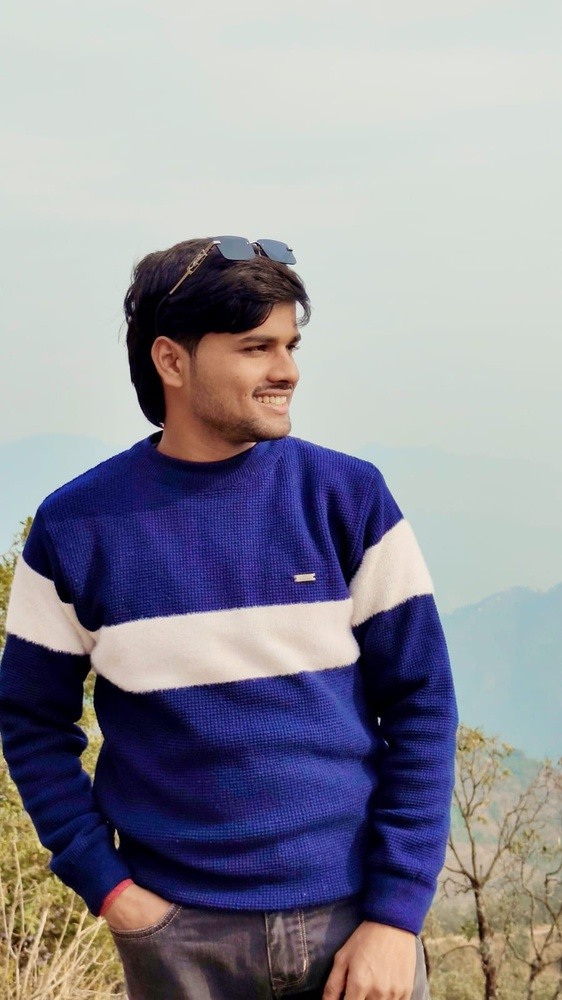
#> input picture input.jpg, 562 x 1000 px, shrunk from 899 x 1599 before the run
$ python Q3.PY
#> lines starting #> are read from the running program, lines starting #| are printed output that depends on the picture; after the words box and inside, x2 and y2 are one past the last pixel; in counts of white or black regions, pixels touching at a corner belong together
# image_professional.py

import cv2
import logging
from pathlib import Path


class EdgeDetector:
    """
    Edge Detection Pipeline:
    - Load image
    - Convert to grayscale
    - Apply Canny edge detection
    - Display results
    """

    def __init__(self, image_path: str):
        self.image_path = Path(image_path)
        self.image = None
        self.gray = None
        self.edges = None

        logging.basicConfig(level=logging.INFO, format="%(levelname)s: %(message)s")

    def load_image(self) -> None:
        """Load image from file"""
        if not self.image_path.exists():
            logging.error("Image file not found")
            raise FileNotFoundError("Invalid image path")

        self.image = cv2.imread(str(self.image_path))
#> self.image is the input picture: shape (1000, 562, 3); mean B, G, R 152.1, 142, 143.1

        if self.image is None:
            raise ValueError("Failed to load image")

        logging.info("Image loaded successfully")

    def convert_to_grayscale(self) -> None:
        """Convert image to grayscale"""
        self.gray = cv2.cvtColor(self.image, cv2.COLOR_BGR2GRAY)
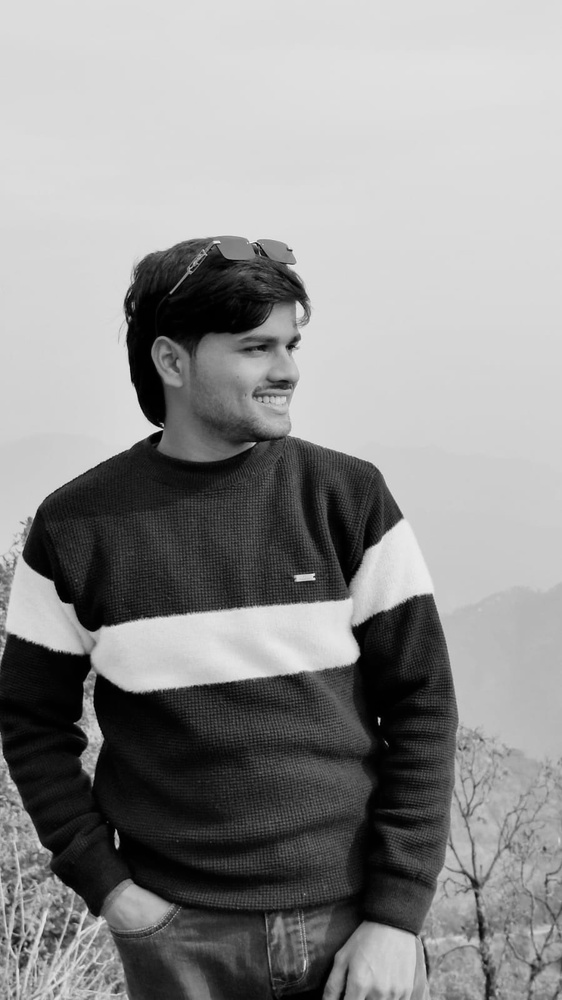
#> self.gray: shape (1000, 562); min 0, max 248, mean 143.5
        logging.info("Converted to grayscale")

    def detect_edges(self) -> None:
        """Apply Canny edge detection"""
        # Thresholds can be tuned for better results
        self.edges = cv2.Canny(self.gray, 100, 200)
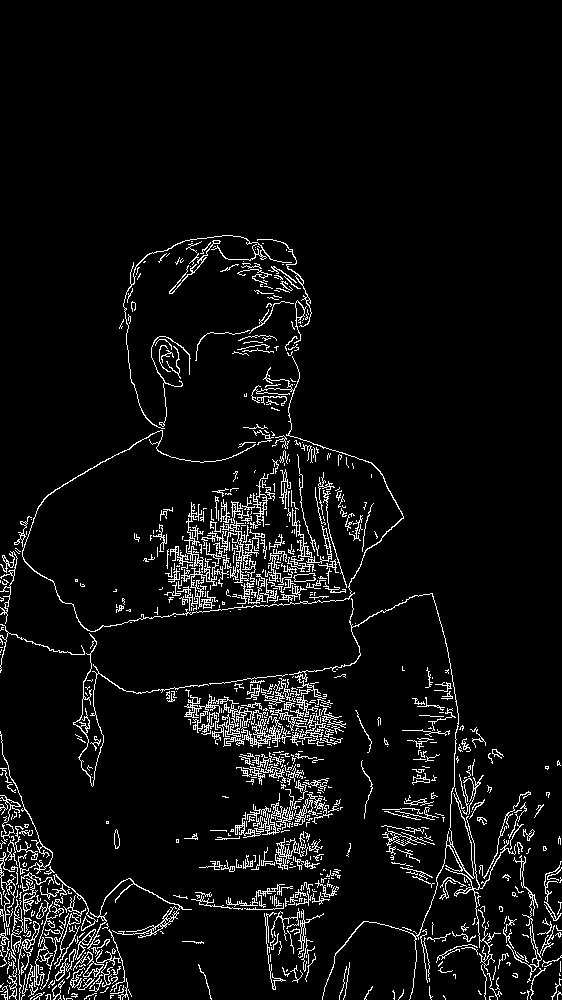
#> self.edges: shape (1000, 562); 5.6% white in thin lines or dots, all inside (x1, y1, x2, y2) = (0, 235, 562, 1000)
        logging.info("Canny edge detection applied")

    def display_results(self) -> None:
        """Display original and edge-detected images"""
        cv2.imshow("Original Image", self.image)
        cv2.imshow("Edge Detection (Canny)", self.edges)

        logging.info("Press any key to close windows")
        cv2.waitKey(0)
        cv2.destroyAllWindows()

    def run(self) -> None:
        """Execute pipeline"""
        self.load_image()
        self.convert_to_grayscale()
        self.detect_edges()
        self.display_results()


if __name__ == "__main__":
    detector = EdgeDetector("input.jpg")
    detector.run()
